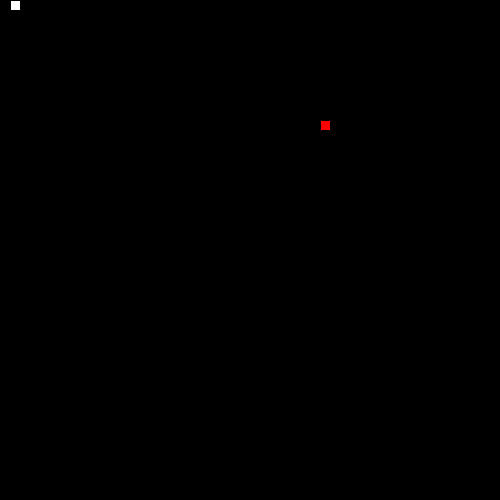
Frame 1 (no input)
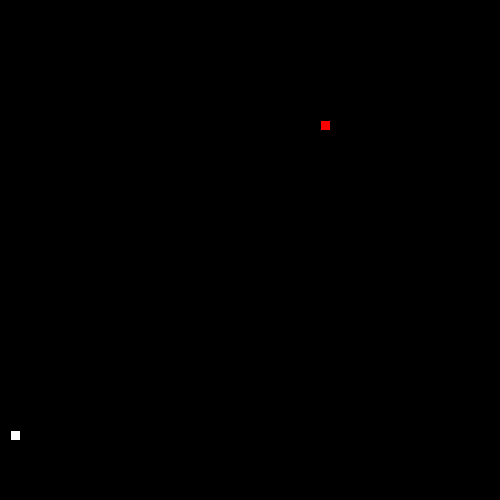
Frame 60 (the mouse pressed at the canvas centre just before this capture)
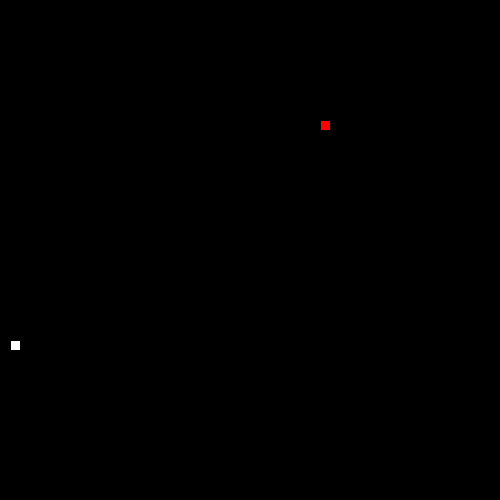
Frame 120 (the mouse held since frame 60 and released just before this capture)

The Processing sketch that drew these frames (run headless with seeded random() and noise(); from frame 60 on, the mouse is pressed at the canvas centre):

// Processing sketch: LeagueSnake
// ── LeagueSnake.pde
//*
// ***** SEGMENT CLASS *****
// This class will be used to represent each part of the moving snake.
//*
import java.util.ArrayList;
class Segment {

//Add x and y member variables. They will hold the corner location of each segment of the snake.
int x;
int y;

// Add a constructor with parameters to initialize each variable.
public Segment(int x, int y){
this.x = x;
this.y = y;
}


}


//*
// ***** GAME VARIABLES *****
// All the game variables that will be shared by the game methods are here
//*
Segment head;
int foodX;
int foodY;
int direction = UP;
int foodEaten = 0;
ArrayList<Segment> tail= new ArrayList<Segment>();

//*
// ***** SETUP METHODS *****
// These methods are called at the start of the game.
//*

void setup() {
size(500,500);
head = new Segment(10,10);
frameRate(20);
dropFood();
}

void dropFood() {
  //Set the food in a new random location
  foodX = ((int)random(50)*10);
  foodY = ((int)random(50)*10);
    
}



//*
// ***** DRAW METHODS *****
// These methods are used to draw the snake and its food 
//*

void draw() {
  background(0);
  drawFood();
  move();
  drawSnake();
  eat();
}

void drawFood() {
  //Draw the food
  fill(255,0,0);
  rect(foodX,foodY,10,10);
  
}

void drawSnake() {
  //Draw the head of the snake followed by its tail
  fill(255);
  rect(head.x,head.y,10,10);
  drawTail();
  manageTail();
}


//*
// ***** TAIL MANAGEMENT METHODS *****
// These methods make sure the tail is the correct length.
//*

void drawTail() {
  //Draw each segment of the tail 
  for(int i = 0; i < tail.size();i++){
   rect(tail.get(i).x,tail.get(i).y,10,10);
  }
}

void manageTail() {
  //After drawing the tail, add a new segment at the "start" of the tail and remove the one at the "end" 
  //This produces the illusion of the snake tail moving.
  checkTailCollision();
  drawTail();
  tail.add(new Segment(head.x,head.y));
  rect(head.x,head.y,10,10);
  tail.remove(0);
}

void checkTailCollision() {
  //If the snake crosses its own tail, shrink the tail back to one segment
  for(int i = 0; i < tail.size(); i++){
    if(head.x == tail.get(i).x && head.y == tail.get(i).y){
      foodEaten = 1;
      tail = new ArrayList<Segment>();
      tail.add(new Segment(head.x,head.y));
    }
  }
}



//*
// ***** CONTROL METHODS *****
// These methods are used to change what is happening to the snake
//*

void keyPressed() {
  //Set the direction of the snake according to the arrow keys pressed
  if(keyCode == UP && direction != DOWN){
  direction = keyCode; 
  }
  if(keyCode == DOWN && direction != UP){
  direction = keyCode; 
  }
  if(keyCode == LEFT && direction != RIGHT){
  direction = keyCode; 
  }
  if(keyCode == RIGHT && direction != LEFT){
  direction = keyCode; 
  }
  
}

void move() {
  //Change the location of the Snake head based on the direction it is moving.
  
    keyPressed();
  switch(direction) {
  case UP:
    head.y -= 10; 
    break;
  case DOWN:
    head.y += 10; 
    break;
  case LEFT:
   head.x -= 10; 
    break;
  case RIGHT:
    head.x += 10;
    break;
  }
  checkBoundaries();
}

void checkBoundaries() {
 //If the snake leaves the frame, make it reappear on the other side
 if(head.x > width-10){
   head.x = 0;
 }else if(head.x < 0){
   head.x = width;
 }
 if(head.y > height-10){
   head.y = 0;
 }else if(head.y < 0){
   head.y = height;
 }
 
}



void eat() {
  //When the snake eats the food, its tail should grow and more food appear
  if(head.x == foodX && head.y == foodY){
    foodEaten++;
    tail.add(new Segment(head.x, head.y));
    dropFood();
  }
}
